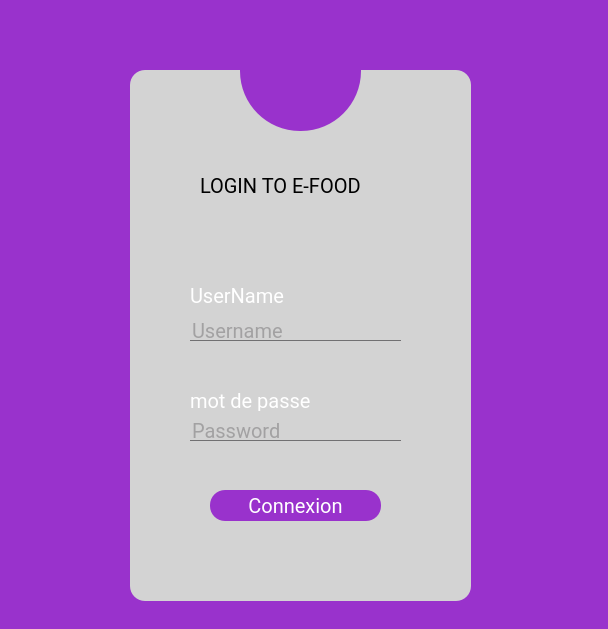
<?xml version="1.0" encoding="UTF-8"?>
<ui version="4.0">
 <class>login</class>
 <widget class="QWidget" name="login">
  <property name="geometry">
   <rect>
    <x>0</x>
    <y>0</y>
    <width>608</width>
    <height>629</height>
   </rect>
  </property>
  <property name="windowTitle">
   <string>Form</string>
  </property>
  <property name="styleSheet">
   <string notr="true">*{
font-family :ROBOTO;
font-size: 20px;

}

QLineEdit
{
background : transparent;
border:none;
color : #717072;
border-bottom : 1px solid  #717072;

}

#login{

background-color:#9932CC	;
}
</string>
  </property>
  <widget class="QFrame" name="frame">
   <property name="geometry">
    <rect>
     <x>130</x>
     <y>70</y>
     <width>341</width>
     <height>531</height>
    </rect>
   </property>
   <property name="styleSheet">
    <string notr="true">
        background-color:#D3D3D3	 ;
        border-radius :15px;</string>
   </property>
   <property name="frameShape">
    <enum>QFrame::StyledPanel</enum>
   </property>
   <property name="frameShadow">
    <enum>QFrame::Raised</enum>
   </property>
   <widget class="QLabel" name="label">
    <property name="geometry">
     <rect>
      <x>70</x>
      <y>90</y>
      <width>211</width>
      <height>51</height>
     </rect>
    </property>
    <property name="text">
     <string>LOGIN TO E-FOOD</string>
    </property>
   </widget>
   <widget class="QPushButton" name="login_2">
    <property name="geometry">
     <rect>
      <x>80</x>
      <y>420</y>
      <width>171</width>
      <height>31</height>
     </rect>
    </property>
    <property name="styleSheet">
     <string notr="true">QPushButton
{
background-color:#9932CC	;
border-radius:15px;
color:white;
}
QPushButton:hover
{
        border-radius:15px;
   color:#9932CC;
   background: #D3D3D3	;
}
</string>
    </property>
    <property name="text">
     <string>Connexion</string>
    </property>
   </widget>
   <widget class="QLineEdit" name="lineEditUser">
    <property name="geometry">
     <rect>
      <x>60</x>
      <y>250</y>
      <width>211</width>
      <height>21</height>
     </rect>
    </property>
    <property name="statusTip">
     <string/>
    </property>
    <property name="text">
     <string/>
    </property>
    <property name="placeholderText">
     <string>Username</string>
    </property>
   </widget>
   <widget class="QLineEdit" name="lineEditPass">
    <property name="geometry">
     <rect>
      <x>60</x>
      <y>350</y>
      <width>211</width>
      <height>21</height>
     </rect>
    </property>
    <property name="text">
     <string/>
    </property>
    <property name="echoMode">
     <enum>QLineEdit::Password</enum>
    </property>
    <property name="placeholderText">
     <string>Password</string>
    </property>
   </widget>
   <widget class="QLabel" name="label_2">
    <property name="geometry">
     <rect>
      <x>60</x>
      <y>210</y>
      <width>131</width>
      <height>31</height>
     </rect>
    </property>
    <property name="styleSheet">
     <string notr="true">color:white;</string>
    </property>
    <property name="text">
     <string>UserName</string>
    </property>
   </widget>
   <widget class="QLabel" name="label_3">
    <property name="geometry">
     <rect>
      <x>60</x>
      <y>320</y>
      <width>131</width>
      <height>21</height>
     </rect>
    </property>
    <property name="styleSheet">
     <string notr="true">color:white;</string>
    </property>
    <property name="text">
     <string>mot de passe</string>
    </property>
   </widget>
  </widget>
  <widget class="QToolButton" name="toolButton">
   <property name="geometry">
    <rect>
     <x>240</x>
     <y>10</y>
     <width>121</width>
     <height>121</height>
    </rect>
   </property>
   <property name="autoFillBackground">
    <bool>false</bool>
   </property>
   <property name="styleSheet">
    <string notr="true">border-radius:60px;
        background-color:#9932CC	;</string>
   </property>
   <property name="text">
    <string/>
   </property>
   <property name="icon">
    <iconset resource="resources.qrc">
     <normaloff>:/resources/Resources/EFOOD1.png</normaloff>:/resources/Resources/EFOOD1.png</iconset>
   </property>
   <property name="iconSize">
    <size>
     <width>218</width>
     <height>200</height>
    </size>
   </property>
  </widget>
 </widget>
 <resources>
  <include location="resources.qrc"/>
 </resources>
 <connections/>
</ui>
